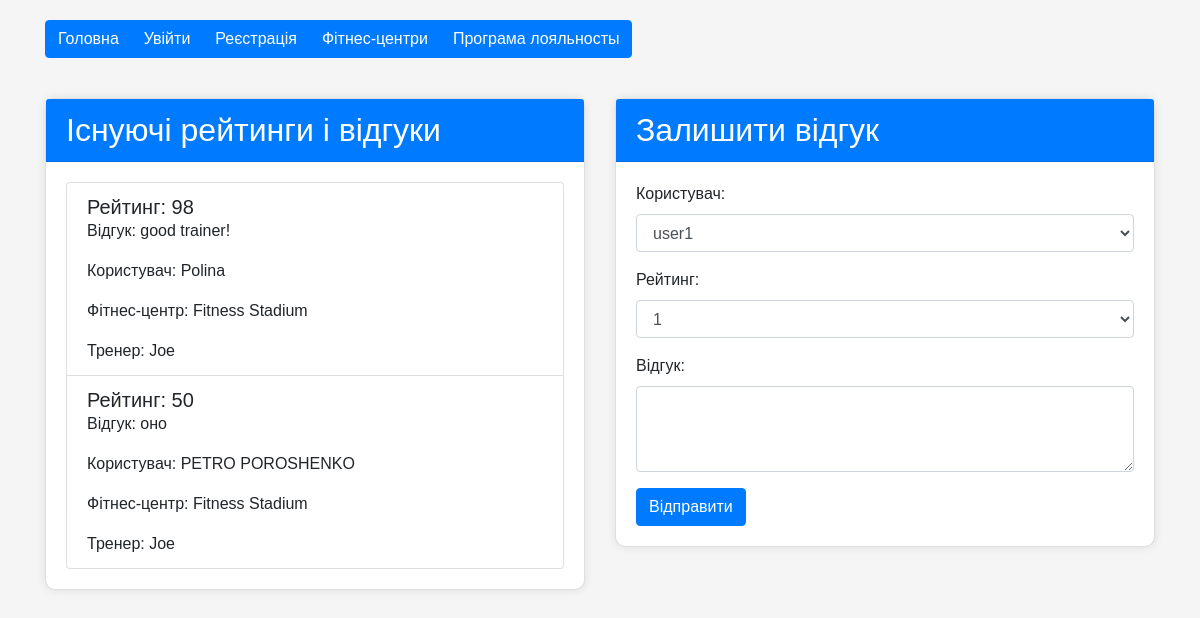
The app's page /fitness_center/1/trainer/1/rating, older data.
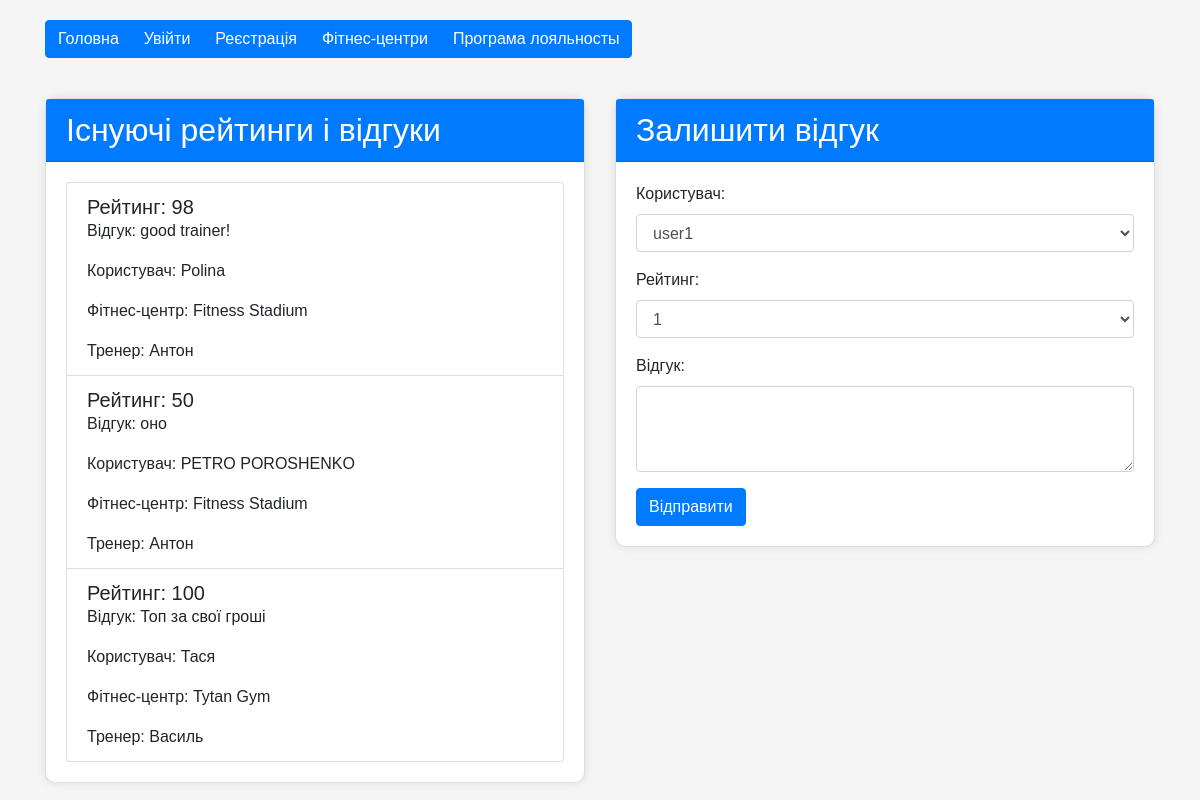
The same page, newer data.
### tables this page shows
CREATE TABLE review (id INTEGER PRIMARY KEY UNIQUE NOT NULL, trainer_id INTEGER REFERENCES trainer (id) NOT NULL, user_id INTEGER REFERENCES user (id) NOT NULL, points NUMERIC NOT NULL DEFAULT (0), text TEXT NOT NULL, gym_id INTEGER REFERENCES gym (id) NOT NULL);

CREATE TABLE user (id INTEGER NOT NULL UNIQUE, funds INTEGER NOT NULL DEFAULT 0, login TEXT NOT NULL UNIQUE, password TEXT NOT NULL, birth_date TEXT NOT NULL, phone TEXT NOT NULL, PRIMARY KEY (id AUTOINCREMENT));

CREATE TABLE gym (id INTEGER NOT NULL UNIQUE, adress TEXT NOT NULL, contacts TEXT NOT NULL, name TEXT NOT NULL UNIQUE, PRIMARY KEY (id AUTOINCREMENT));

CREATE TABLE trainer (id INTEGER NOT NULL UNIQUE, name TEXT NOT NULL, gym_id INTEGER NOT NULL REFERENCES gym (id), PRIMARY KEY (id AUTOINCREMENT));

### app.py (the view, shortened to what this page needs)
@app.route('/fitness_center/<gym_id>/trainer/<trainer_id>/rating', methods=['GET', 'POST', 'PUT'])
def trainer_rating(gym_id, trainer_id):
    with SQLiteDatabase('DB.db') as db:
        users = db.select_method("user", fetch_all=True)
        reviews = db.select_method("review",
                                   join={'trainer': 'review.trainer_id = trainer.id',
                                         'gym': 'review.gym_id = gym.id',
                                         'user': 'review.user_id = user.id'},
                                   columns=['review.text', 'review.points', 'user.login', 'gym.name AS gym_name',
                                            'trainer.name AS trainer_name'],
                                   fetch_all=True)
    return render_template('trainer_rating.html', reviews=reviews, users=users)

### app.py (called while the page is built)
def dict_factory(cursor, row):
    d = {}
    for idx, col in enumerate(cursor.description):
        d[col[0]] = row[idx]
    return d

    def __enter__(self):
        self.connection = sqlite3.connect(self.db_path)
        self.connection.row_factory = dict_factory
        return self

    def __exit__(self, exc_type, exc_val, exc_tb):
        if self.connection:
            self.connection.close()

### templates/trainer_rating.html (shortened to what this page needs)
<!DOCTYPE html>
<html lang="uk">
<head>
    <link href="https://stackpath.bootstrapcdn.com/bootstrap/4.5.2/css/bootstrap.min.css" rel="stylesheet">
</head>
<body>
<div class="container">
    <div class="btn-group" role="group" aria-label="Basic example">
        <a href="/" class="btn btn-primary">Головна</a>
        <a href="/login" class="btn btn-primary">Увійти</a>
        <a href="/register" class="btn btn-primary">Реєстрація</a>
        <a href="/fitness_center" class="btn btn-primary">Фітнес-центри</a>
        <a href="/" class="btn btn-primary">Програма лояльносты</a>
    </div>
    <div class="row">
        <div class="col-md-6">
            <div class="card">
                <div class="card-header">
                    <h2 class="card-title mb-0">Існуючі рейтинги і відгуки</h2>
                </div>
                <div class="card-body">
                    {% if reviews %}
                        <ul class="list-group">
                            {% for review in reviews %}
                                <li class="list-group-item">
                                    <h5 class="card-title">Рейтинг: {{ review.points }}</h5>
                                    <p class="card-text">Відгук: {{ review.text }}</p>
                                    <p class="card-text">Користувач: {{ review.login }}</p>
                                    <p class="card-text">Фітнес-центр: {{ review.gym_name }}</p>
                                    <p class="card-text">Тренер: {{ review.trainer_name }}</p>
                                </li>
                            {% endfor %}
                        </ul>
                    {% else %}
                        <p class="card-text">Рейтинги відсутні</p>
                    {% endif %}
                </div>
            </div>
        </div>
        <div class="col-md-6">
            <div class="card">
                <div class="card-header">
                    <h2 class="card-title mb-0">Залишити відгук</h2>
                </div>
                <div class="card-body">
                    <form method="post">
                        <div class="form-group">
                            <label for="user">Користувач:</label>
                            <select class="form-control" id="user" name="user" required>
                                {% for user in users %}
                                    <option value="{{ user.id }}">{{ user.login }}</option>
                                {% endfor %}
                            </select>
                        </div>
                        <div class="form-group">
                            <label for="rating">Рейтинг:</label>
                            <select class="form-control" id="rating" name="rating" required>
                                {% for i in range(1, 101) %}
                                    <option value="{{ i }}">{{ i }}</option>
                                {% endfor %}
                            </select>
                        </div>
                        <div class="form-group">
                            <label for="review">Відгук:</label>
                            <textarea class="form-control" id="review" name="review" rows="3" required></textarea>
                        </div>
                        <button type="submit" class="btn btn-primary">Відправити</button>
                    </form>
                </div>
            </div>
        </div>
    </div>
</div>
</body>
</html>

Row changes from the older to the newer data that the page shows:
changed through a linked row, review "good trainer!": trainer_name "Joe" → "Антон"
changed through a linked row, review "оно": trainer_name "Joe" → "Антон"
now on this page (row edited): review: points "100", text "Топ за свої гроші", login "Тася", gym_name "Tytan Gym", trainer_name "Василь"
